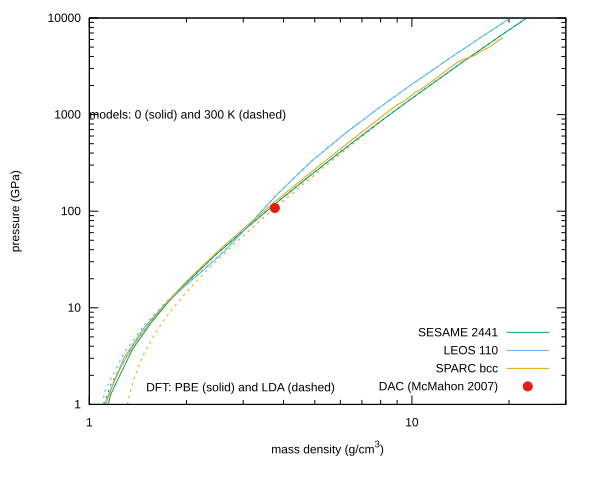

gnuplot code for this plot:
#!/usr/local/Cellar/gnuplot/5.4.1_2/bin/gnuplot
#
#    
#    	G N U P L O T
#    	Version 5.4 patchlevel 1    last modified 2020-12-01 
#    
#    	Copyright (C) 1986-1993, 1998, 2004, 2007-2020
#    	Thomas Williams, Colin Kelley and many others
#    
#    	gnuplot home:     http://www.gnuplot.info
#    	faq, bugs, etc:   type "help FAQ"
#    	immediate help:   type "help"  (plot window: hit 'h')
# set terminal qt 0 font "Sans,9"
# set output
unset clip points
set clip one
unset clip two
unset clip radial
set errorbars front 1.000000 
set border 31 front lt black linewidth 1.000 dashtype solid
set zdata 
set ydata 
set xdata 
set y2data 
set x2data 
set boxwidth
set boxdepth 0
set style fill  empty border
set style rectangle back fc  bgnd fillstyle   solid 1.00 border lt -1
set style circle radius graph 0.02 
set style ellipse size graph 0.05, 0.03 angle 0 units xy
set dummy x, y
set format x "% h" 
set format y "% h" 
set format x2 "% h" 
set format y2 "% h" 
set format z "% h" 
set format cb "% h" 
set format r "% h" 
set ttics format "% h"
set timefmt "%d/%m/%y,%H:%M"
set angles radians
set tics back
unset grid
unset raxis
set theta counterclockwise right
set style parallel front  lt black linewidth 2.000 dashtype solid
set key notitle
set key fixed right bottom vertical Right noreverse enhanced autotitle nobox
set key noinvert samplen 4 spacing 1 width 0 height 0 
set key maxcolumns 0 maxrows 0
set key noopaque
unset label
unset arrow
unset style line
unset style arrow
set style histogram clustered gap 2 title textcolor lt -1
unset object
unset walls
set style textbox  transparent margins  1.0,  1.0 border  lt -1 linewidth  1.0
set offsets 0, 0, 0, 0
set pointsize 1
set pointintervalbox 1
set encoding default
unset polar
unset parametric
unset spiderplot
unset decimalsign
unset micro
unset minussign
set view 60, 30, 1, 1
set view azimuth 0
set rgbmax 255
set samples 100, 100
set isosamples 10, 10
set surface 
unset contour
set cntrlabel  format '%8.3g' font '' start 5 interval 20
set mapping cartesian
set datafile separator whitespace
set datafile nocolumnheaders
unset hidden3d
set cntrparam order 4
set cntrparam linear
set cntrparam levels 5
set cntrparam levels auto
set cntrparam firstlinetype 0 unsorted
set cntrparam points 5
set size ratio 0 1,1
set origin 0,0
set style data lines
set style function lines
unset xzeroaxis
unset yzeroaxis
unset zzeroaxis
unset x2zeroaxis
unset y2zeroaxis
set xyplane relative 0.5
set tics scale  1, 0.5, 1, 1, 1
set mxtics default
set mytics default
set mztics default
set mx2tics default
set my2tics default
set mcbtics default
set mrtics default
set nomttics
set xtics border in scale 1,0.5 mirror norotate  autojustify
set xtics  norangelimit logscale autofreq 
set ytics border in scale 1,0.5 mirror norotate  autojustify
set ytics  norangelimit logscale autofreq 
set ztics border in scale 1,0.5 nomirror norotate  autojustify
set ztics  norangelimit autofreq 
unset x2tics
unset y2tics
set cbtics border in scale 1,0.5 mirror norotate  autojustify
set cbtics  norangelimit autofreq 
set rtics axis in scale 1,0.5 nomirror norotate  autojustify
set rtics  norangelimit autofreq 
unset ttics
set title "" 
set title  font "" textcolor lt -1 norotate
set timestamp bottom 
set timestamp "" 
set timestamp  font "" textcolor lt -1 norotate
set trange [ * : * ] noreverse nowriteback
set urange [ * : * ] noreverse nowriteback
set vrange [ * : * ] noreverse nowriteback
set xlabel "mass density (g/cm^3)" 
set xlabel  font "" textcolor lt -1 norotate
set x2label "" 
set x2label  font "" textcolor lt -1 norotate
set xrange [ * : * ] noreverse writeback
set x2range [ * : * ] noreverse writeback
set ylabel "pressure (GPa)" 
set ylabel  font "" textcolor lt -1 rotate
set y2label "" 
set y2label  font "" textcolor lt -1 rotate
set yrange [ * : * ] noreverse writeback
set y2range [ * : * ] noreverse writeback
set zlabel "" 
set zlabel  font "" textcolor lt -1 norotate
set zrange [ * : * ] noreverse writeback
set cblabel "" 
set cblabel  font "" textcolor lt -1 rotate
set cbrange [ * : * ] noreverse writeback
set rlabel "" 
set rlabel  font "" textcolor lt -1 norotate
set rrange [ * : * ] noreverse writeback
unset logscale
set logscale y 10
set logscale x 10
unset jitter
set zero 1e-08
set lmargin  -1
set bmargin  -1
set rmargin  -1
set tmargin  -1
set locale "en_US.UTF-8"
set pm3d explicit at s
set pm3d scansautomatic
set pm3d interpolate 1,1 flush begin noftriangles noborder corners2color mean
set pm3d clip z 
set pm3d nolighting
set palette positive nops_allcF maxcolors 0 gamma 1.5 color model RGB 
set palette rgbformulae 7, 5, 15
set colorbox default
set colorbox vertical origin screen 0.9, 0.2 size screen 0.05, 0.6 front  noinvert bdefault
set style boxplot candles range  1.50 outliers pt 7 separation 1 labels auto unsorted
set loadpath 
set fontpath
set psdir
set fit brief errorvariables nocovariancevariables errorscaling prescale nowrap v5
GNUTERM = "qt"
VoxelDistance = {9.00500479207635e-308, 1.97626258336499e-323}
## Last datafile plotted: "models/sesame2448/isentrope.txt"
set label 'models: 0 (solid) and 300 K (dashed)' at 1,1000 left
set label 'DFT: PBE (solid) and LDA (dashed)' at 1.5,1.5 left
pl [1:30][1:1e4] \
   'models/sesame2441/isotherm0.txt' u 1:3 title 'SESAME 2441' ls 2, \
   'models/sesame2441/isotherm300.txt' u 1:3 notitle 'SESAME 2441' ls 2 dt 2, \
   'models/leos110/isotherm0.txt' u 1:3 title 'LEOS 110' ls 3, \
   'models/leos110/isotherm300.txt' u 1:3 notitle 'LEOS 110' ls 3 dt 2, \
   'estruc/sparc/bccgga.txt' u 1:3 title 'SPARC bcc' ls 4, \
   'estruc/sparc/bcclda.txt' u 1:3 notitle 'LDA bcc' ls 4 dt 2, \
   'dac/mcmahon2007.txt' u 2:1 title 'DAC (McMahon 2007)' w p
